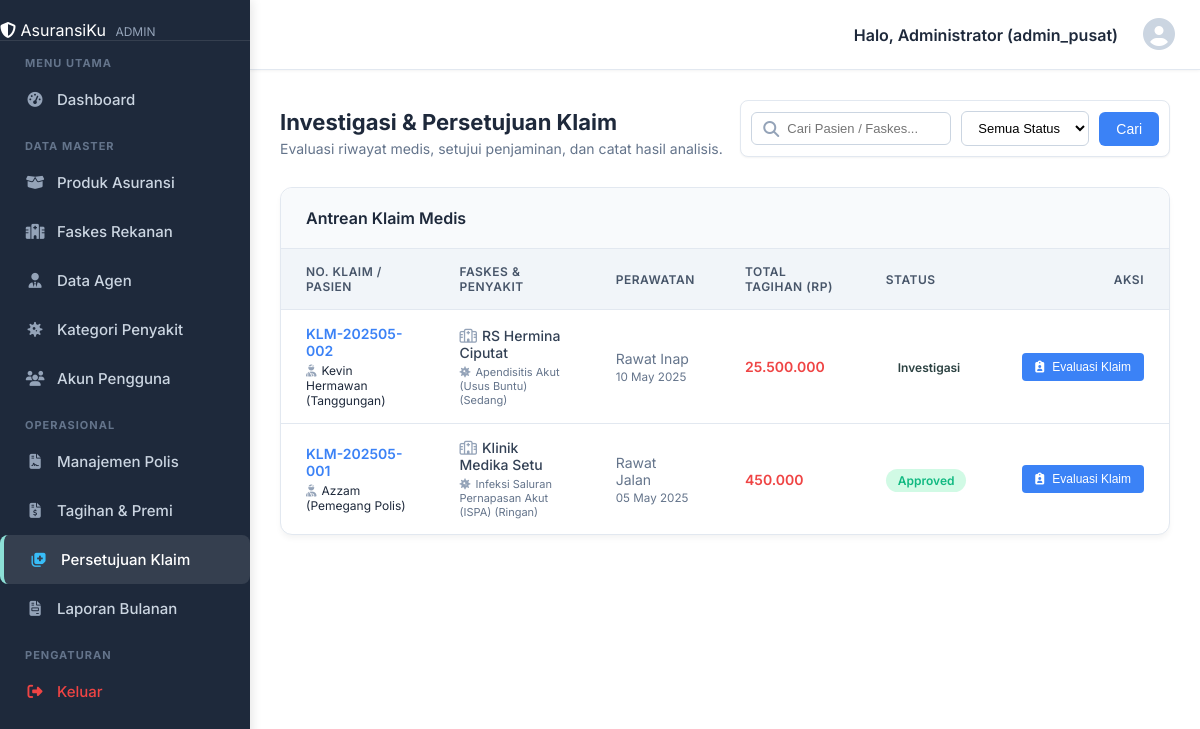
Screenshot of /admin/klaim/index.php (signed in) with the database file from the repository.
### tables this page shows
CREATE TABLE klaim_medis (
    no_klaim VARCHAR(50) PRIMARY KEY,
    no_polis VARCHAR(50) NOT NULL,
    id_tanggungan INT NULL, 
    id_faskes INT NOT NULL,
    kode_icd VARCHAR(10) NOT NULL,
    tanggal_masuk DATE NOT NULL,
    tanggal_keluar DATE,
    jenis_perawatan ENUM('Rawat Jalan', 'Rawat Inap', 'Pembedahan') NOT NULL,
    status_klaim ENUM('Pending', 'Investigasi', 'Approved', 'Rejected') DEFAULT 'Pending',
    total_tagihan_faskes DECIMAL(15,2) DEFAULT 0.00,
    total_dibayarkan_asuransi DECIMAL(15,2) DEFAULT 0.00,
    catatan_analis TEXT,
    created_at TIMESTAMP DEFAULT CURRENT_TIMESTAMP,
    FOREIGN KEY (no_polis) REFERENCES polis(no_polis) ON DELETE CASCADE,
    FOREIGN KEY (id_tanggungan) REFERENCES tanggungan_polis(id_tanggungan) ON DELETE SET NULL,
    FOREIGN KEY (id_faskes) REFERENCES faskes(id_faskes) ON DELETE RESTRICT,
    FOREIGN KEY (kode_icd) REFERENCES kategori_penyakit(kode_icd) ON DELETE RESTRICT
);

CREATE TABLE tanggungan_polis (
    id_tanggungan INT AUTO_INCREMENT PRIMARY KEY,
    no_polis VARCHAR(50) NOT NULL,
    nik VARCHAR(16) UNIQUE NOT NULL,
    nama_lengkap VARCHAR(150) NOT NULL,
    hubungan ENUM('Suami', 'Istri', 'Anak') NOT NULL,
    tanggal_lahir DATE NOT NULL,
    jenis_kelamin ENUM('L', 'P') NOT NULL,
    status_tanggungan ENUM('Pending', 'Active', 'Pending Deletion', 'Rejected') DEFAULT 'Pending',
    FOREIGN KEY (no_polis) REFERENCES polis(no_polis) ON DELETE CASCADE
);

CREATE TABLE faskes (
    id_faskes INT AUTO_INCREMENT PRIMARY KEY,
    kode_faskes VARCHAR(20) UNIQUE NOT NULL,
    nama_faskes VARCHAR(150) NOT NULL,
    tingkat_faskes ENUM('Klinik Pratama', 'Klinik Utama', 'RS Tipe A', 'RS Tipe B', 'RS Tipe C') NOT NULL,
    alamat TEXT NOT NULL,
    kota VARCHAR(100) NOT NULL,
    status_kerjasama ENUM('Aktif', 'Putus Kontrak') DEFAULT 'Aktif'
);

CREATE TABLE kategori_penyakit (
    kode_icd VARCHAR(10) PRIMARY KEY,
    nama_penyakit VARCHAR(150) NOT NULL,
    kategori_berat ENUM('Ringan', 'Sedang', 'Berat', 'Kritis') NOT NULL
);

### admin/klaim/index.php (the view, shortened to what this page needs)
<?php
    require_once __DIR__ . "/../../layouts/admin/header.php";
    $search = $_GET['search'] ?? '';
    $whereClause = "WHERE 1=1";
    $params = [];
    $query = "
        SELECT
            km.no_klaim,
            km.no_polis,
            km.tanggal_masuk,
            km.jenis_perawatan,
            km.status_klaim,
            km.total_tagihan_faskes,
            km.total_dibayarkan_asuransi,
            km.catatan_analis,
            f.nama_faskes,
            kp.nama_penyakit,
            kp.kategori_berat,
            pem.nama_lengkap AS nama_pemegang,
            tg.nama_lengkap AS nama_tanggungan
        FROM klaim_medis km
        JOIN faskes f ON km.id_faskes = f.id_faskes
        JOIN kategori_penyakit kp ON km.kode_icd = kp.kode_icd
        JOIN polis p ON km.no_polis = p.no_polis
        JOIN pemegang_polis pem ON p.id_pemegang = pem.id_pemegang
        LEFT JOIN tanggungan_polis tg ON km.id_tanggungan = tg.id_tanggungan
        $whereClause
        ORDER BY
            CASE WHEN km.status_klaim = 'Pending' THEN 1
                 WHEN km.status_klaim = 'Investigasi' THEN 2
                 ELSE 3 END ASC,
            km.tanggal_masuk DESC
    ";
    $stmt = $conn->prepare($query);
    $stmt->execute($params);
    $klaim_list = $stmt->fetchAll(PDO::FETCH_ASSOC);
?>
<div style="margin-bottom: 30px; display: flex; justify-content: space-between; align-items: flex-end; flex-wrap: wrap; gap: 15px;">
    <div>
        <h2 style="margin: 0 0 5px 0; color: #1e293b; font-size: 22px;">Investigasi & Persetujuan Klaim</h2>
        <p style="margin: 0; color: #64748b; font-size: 14px;">Evaluasi riwayat medis, setujui penjaminan, dan catat hasil analisis.</p>
    </div>
    <form method="GET" action="" style="display: flex; gap: 10px; align-items: center; background: white; padding: 10px; border-radius: 8px; border: 1px solid #e2e8f0; box-shadow: 0 1px 2px rgba(0,0,0,0.05);">
        <div style="position: relative;">
            <i class="fa-solid fa-search" style="position: absolute; left: 12px; top: 50%; transform: translateY(-50%); color: #94a3b8;"></i>
            <input type="text" name="search" placeholder="Cari Pasien / Faskes..." value="<?php echo htmlspecialchars($search); ?>" style="padding: 8px 12px 8px 35px; border: 1px solid #cbd5e1; border-radius: 6px; font-size: 13px; width: 200px; outline: none;">
        </div>
        <select name="status" style="padding: 8px 12px; border: 1px solid #cbd5e1; border-radius: 6px; font-size: 13px; outline: none; background: white;">
            <option value="">Semua Status</option>
        </select>
        <button type="submit" class="btn-admin btn-admin-primary" style="padding: 8px 16px;">Cari</button>
    </form>
</div>
<div class="admin-card">
    <div class="admin-card-header">
        <h3>Antrean Klaim Medis</h3>
    </div>
    <div class="admin-card-body" style="overflow-x: auto;">
        <table class="admin-table">
            <thead>
                <tr>
                    <th>No. Klaim / Pasien</th>
                    <th>Faskes & Penyakit</th>
                    <th>Perawatan</th>
                    <th>Total Tagihan (Rp)</th>
                    <th>Status</th>
                    <th style="text-align: right;">Aksi</th>
                </tr>
            </thead>
            <tbody>
                <?php if (count($klaim_list) > 0): ?>
                    <?php foreach ($klaim_list as $row): ?>
                    <?php
                        $nama_pasien = $row['nama_tanggungan'] ? $row['nama_tanggungan'] . " (Tanggungan)" : $row['nama_pemegang'] . " (Pemegang Polis)";
                    ?>
                    <tr>
                        <td>
                            <div style="font-weight: 600; color: #3b82f6;"><?php echo htmlspecialchars($row['no_klaim']); ?></div>
                            <div style="font-size: 12px; color: #1e293b; margin-top: 4px;"><i class="fa-solid fa-user-injured" style="margin-right:5px; color:#94a3b8;"></i><?php echo htmlspecialchars($nama_pasien); ?></div>
                        </td>
                        <td>
                            <div style="font-weight: 500; color: #334155;"><i class="fa-regular fa-hospital" style="margin-right:5px; color:#94a3b8;"></i><?php echo htmlspecialchars($row['nama_faskes']); ?></div>
                            <div style="font-size: 11px; color: #64748b; margin-top: 4px;">
                                <i class="fa-solid fa-virus" style="margin-right:5px; color:#94a3b8;"></i><?php echo htmlspecialchars($row['nama_penyakit']); ?>
                                (<?php echo htmlspecialchars($row['kategori_berat']); ?>)
                            </div>
                        </td>
                        <td style="color: #64748b;">
                            <?php echo htmlspecialchars($row['jenis_perawatan']); ?><br>
                            <small><?php echo date('d M Y', strtotime($row['tanggal_masuk'])); ?></small>
                        </td>
                        <td style="color: #ef4444; font-weight: 600;">
                            <?php echo number_format($row['total_tagihan_faskes'], 0, ',', '.'); ?>
                        </td>
                        <td>
                            <?php
                                $status = $row['status_klaim'];
                                $badge = 'badge-neutral';
                                if ($status == 'Pending') $badge = 'badge-warning';
                                else if ($status == 'Investigasi') $badge = 'badge-primary';
                                else if ($status == 'Approved') $badge = 'badge-success';
                                else if ($status == 'Rejected') $badge = 'badge-danger';
                            ?>
                            <span class="badge <?php echo $badge; ?>">
                                <?php echo htmlspecialchars($status); ?>
                            </span>
                        </td>
                        <td style="text-align: right;">
                            <button onclick="openEvaluasiModal(
                                    '<?php echo htmlspecialchars($row['no_klaim']); ?>',
                                    '<?php echo htmlspecialchars($nama_pasien); ?>',
                                    '<?php echo number_format($row['total_tagihan_faskes'], 0, ',', '.'); ?>',
                                    '<?php echo htmlspecialchars($row['status_klaim']); ?>',
                                    '<?php echo htmlspecialchars($row['total_dibayarkan_asuransi']); ?>',
                                    '<?php echo htmlspecialchars($row['catatan_analis'], ENT_QUOTES); ?>'
                                )"
                                class="btn-admin btn-admin-sm btn-admin-primary" title="Buka Form Evaluasi">
                                <i class="fa-solid fa-clipboard-user"></i> Evaluasi Klaim
                            </button>
                        </td>
                    </tr>
                    <?php endforeach; ?>
                <?php else: ?>
                    <tr><td colspan="6" style="text-align: center; color: #94a3b8; padding: 30px;">Belum ada antrean klaim medis.</td></tr>
                <?php endif; ?>
            </tbody>
        </table>
    </div>
</div>
<?php require_once __DIR__ . "/../../layouts/admin/footer.php"; ?>

### layouts/css/style.css (style rules this page uses)
:root { --color-dark: #2B4141; --color-light: #F7EBEC; --color-aqua: #8CDFD6; --color-blue: #7785AC; --color-slate: #6D72C3; --font-main: 'Inter', sans-serif; }
* { box-sizing: border-box; margin: 0; padding: 0; }
body { font-family: var(--font-main); background-color: var(--color-light); color: var(--color-dark); min-height: 100vh; display: flex; flex-direction: column; overflow-x: hidden; }
:root { --color-surface: #ffffff; --color-border-light: #e2e8f0; --shadow-sm: 0 1px 2px 0 rgba(0, 0, 0, 0.05); --shadow-lg: 0 10px 15px -3px rgba(0, 0, 0, 0.1), 0 4px 6px -2px rgba(0, 0, 0, 0.05); --radius-full: 9999px; --radius-xl: 0.75rem; --radius-2xl: 1rem; --space-1: 0.25rem; --space-2: 0.5rem; --space-4: 1rem; --space-6: 1.5rem; --space-8: 2rem; --text-xs: 0.75rem; --text-sm: 0.875rem; --text-base: 1rem; --text-lg: 1.125rem; --text-2xl: 1.5rem; --text-3xl: 1.875rem; --font-semibold: 600; --font-bold: 700; --color-primary-50: #eff6ff; --color-primary-200: #bfdbfe; --color-primary-gradient: linear-gradient(135deg, var(--color-blue, #2563eb) 0%, var(--color-aqua, #06b6d4) 100%); --color-info-bg: #e0f2fe; --color-success: #10b981; --color-success-bg: #d1fae5; --color-warning: #f59e0b; --color-danger: #ef4444; --color-text: #1e293b; --color-text-secondary: #475569; --color-text-muted: #94a3b8; --color-white: #ffffff; --transition-base: all 0.3s ease; --transition-fast: all 0.15s ease; }
.badge { padding: 0.25rem 0.75rem; border-radius: var(--radius-full); font-size: var(--text-xs); font-weight: var(--font-semibold); }
.badge-success { background: var(--color-success-bg); color: var(--color-success); }
.admin-card { background: #ffffff; border-radius: 12px; border: 1px solid var(--color-border-light); box-shadow: 0 4px 6px -1px rgba(0,0,0,0.05); margin-bottom: 25px; display: flex; flex-direction: column; }
.admin-card-header { padding: 20px 25px; border-bottom: 1px solid var(--color-border-light); display: flex; justify-content: space-between; align-items: center; background: #f8fafc; border-top-left-radius: 12px; border-top-right-radius: 12px; }
.admin-card-header h3 { margin: 0; font-size: 16px; font-weight: 600; color: #1e293b; }
.admin-card-body { padding: 0; flex: 1; }
.admin-table { width: 100%; border-collapse: collapse; }
.admin-table th, .admin-table td { padding: 15px 25px; text-align: left; border-bottom: 1px solid #e2e8f0; font-size: 14px; }
.admin-table th { background: #f1f5f9; font-weight: 600; color: #475569; text-transform: uppercase; font-size: 12px; letter-spacing: 0.5px; }
.admin-table tr:last-child td { border-bottom: none; }

### layouts/admin/header.php (style rules this page uses)
.admin-card { background: #ffffff; border-radius: 12px; border: 1px solid var(--color-border-light); box-shadow: 0 4px 6px -1px rgba(0,0,0,0.05); margin-bottom: 25px; }
.admin-card-header { padding: 20px 25px; border-bottom: 1px solid var(--color-border-light); display: flex; justify-content: space-between; align-items: center; background: #f8fafc; border-top-left-radius: 12px; border-top-right-radius: 12px; }
.admin-card-header h3 { margin: 0; font-size: 16px; font-weight: 600; color: #1e293b; }
.admin-card-body { padding: 0; }
.admin-table { width: 100%; border-collapse: collapse; }
.admin-table th, .admin-table td { padding: 15px 25px; text-align: left; border-bottom: 1px solid #e2e8f0; font-size: 14px; }
.admin-table th { background: #f1f5f9; font-weight: 600; color: #475569; text-transform: uppercase; font-size: 12px; letter-spacing: 0.5px; }
.admin-table tr:last-child td { border-bottom: none; }
.btn-admin { display: inline-flex; align-items: center; justify-content: center; gap: 8px; padding: 8px 16px; font-size: 14px; font-weight: 500; border-radius: 6px; border: 1px solid transparent; cursor: pointer; transition: all 0.2s ease; text-decoration: none; white-space: nowrap; }
.btn-admin-sm { padding: 6px 12px; font-size: 12px; border-radius: 4px; }
.btn-admin-primary { background: #3b82f6; color: white; }

### rows the page displays
klaim_medis: no_klaim "KLM-202505-002", id_tanggungan.nama_lengkap "Kevin Hermawan (Tanggungan)", id_faskes.nama_faskes "RS Hermina Ciputat", kode_icd.nama_penyakit "Apendisitis Akut (Usus Buntu)", kode_icd.kategori_berat "Sedang", jenis_perawatan "Rawat Inap", tanggal_masuk "10 May 2025", total_tagihan_faskes "25.500.000", status_klaim "Investigasi"
klaim_medis: no_klaim "KLM-202505-001", nama_pasien "Azzam (Pemegang Polis)", id_faskes.nama_faskes "Klinik Medika Setu", kode_icd.nama_penyakit "Infeksi Saluran Pernapasan Akut (ISPA)", kode_icd.kategori_berat "Ringan", jenis_perawatan "Rawat Jalan", tanggal_masuk "05 May 2025", total_tagihan_faskes "450.000", status_klaim "Approved"

### other values shown
$_SESSION['username'] "admin_pusat"
